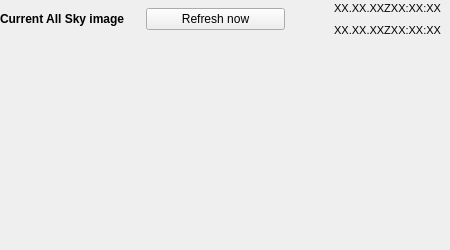
       <widget class="QWidget" name="allskyViewLayerTargets" native="true">
        <property name="sizePolicy">
         <sizepolicy hsizetype="Preferred" vsizetype="Expanding">
          <horstretch>0</horstretch>
          <verstretch>0</verstretch>
         </sizepolicy>
        </property>
        <property name="minimumSize">
         <size>
          <width>250</width>
          <height>250</height>
         </size>
        </property>
        <property name="baseSize">
         <size>
          <width>300</width>
          <height>300</height>
         </size>
        </property>
        <widget class="QWidget" name="layoutWidget">
         <property name="geometry">
          <rect>
           <x>0</x>
           <y>0</y>
           <width>441</width>
           <height>38</height>
          </rect>
         </property>
         <layout class="QHBoxLayout" name="allSkyUpdateLayout">
          <item>
           <widget class="QLabel" name="allSkyUpdateLabel">
            <property name="sizePolicy">
             <sizepolicy hsizetype="Minimum" vsizetype="Fixed">
              <horstretch>0</horstretch>
              <verstretch>0</verstretch>
             </sizepolicy>
            </property>
            <property name="font">
             <font>
              <weight>75</weight>
              <bold>true</bold>
             </font>
            </property>
            <property name="text">
             <string>Current All Sky image</string>
            </property>
            <property name="alignment">
             <set>Qt::AlignLeading|Qt::AlignLeft|Qt::AlignVCenter</set>
            </property>
           </widget>
          </item>
          <item>
           <widget class="QPushButton" name="allSkyRefresh">
            <property name="sizePolicy">
             <sizepolicy hsizetype="Minimum" vsizetype="Fixed">
              <horstretch>0</horstretch>
              <verstretch>0</verstretch>
             </sizepolicy>
            </property>
            <property name="text">
             <string>Refresh now</string>
            </property>
           </widget>
          </item>
          <item>
           <layout class="QVBoxLayout" name="allSkyUpdateValueLayout">
            <item>
             <widget class="QLabel" name="allSkyUpdateValue">
              <property name="sizePolicy">
               <sizepolicy hsizetype="Minimum" vsizetype="Minimum">
                <horstretch>0</horstretch>
                <verstretch>0</verstretch>
               </sizepolicy>
              </property>
              <property name="minimumSize">
               <size>
                <width>150</width>
                <height>0</height>
               </size>
              </property>
              <property name="font">
               <font>
                <pointsize>8</pointsize>
                <weight>50</weight>
                <bold>false</bold>
               </font>
              </property>
              <property name="text">
               <string>XX.XX.XXZXX:XX:XX</string>
              </property>
              <property name="alignment">
               <set>Qt::AlignRight|Qt::AlignTrailing|Qt::AlignVCenter</set>
              </property>
             </widget>
            </item>
            <item>
             <widget class="QLabel" name="allSkyUpdateWindValue">
              <property name="sizePolicy">
               <sizepolicy hsizetype="Minimum" vsizetype="Minimum">
                <horstretch>0</horstretch>
                <verstretch>0</verstretch>
               </sizepolicy>
              </property>
              <property name="minimumSize">
               <size>
                <width>150</width>
                <height>0</height>
               </size>
              </property>
              <property name="font">
               <font>
                <pointsize>8</pointsize>
                <weight>50</weight>
                <bold>false</bold>
               </font>
              </property>
              <property name="text">
               <string>XX.XX.XXZXX:XX:XX</string>
              </property>
              <property name="alignment">
               <set>Qt::AlignRight|Qt::AlignTrailing|Qt::AlignVCenter</set>
              </property>
             </widget>
            </item>
           </layout>
          </item>
         </layout>
        </widget>
       </widget>
